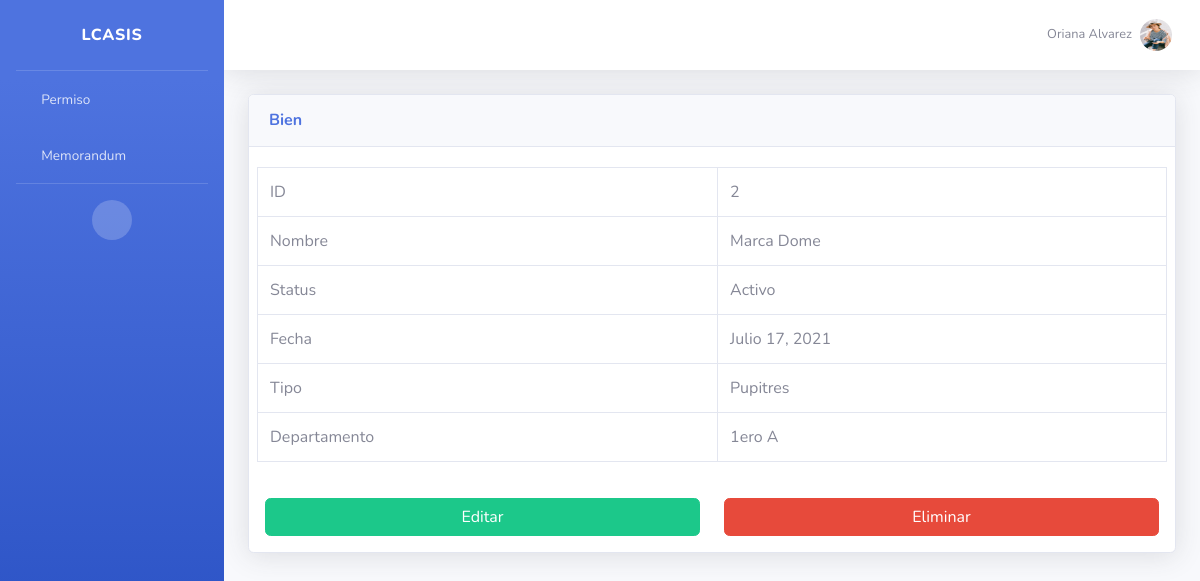
Page /bien/ver/2/ (signed in) on the earlier database version.
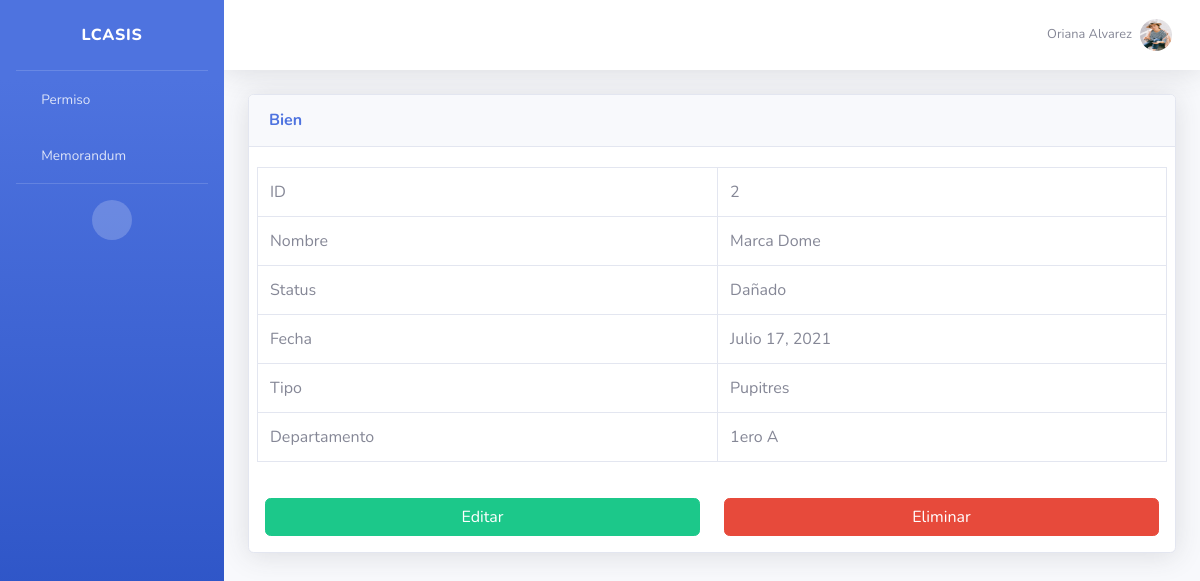
Same page on the later database version.
### app/models.py (models this page shows)
class Bien(models.Model):
	nombre = models.CharField(max_length=50)
	status = models.CharField(max_length=1, choices=STATUS)
	fecha = models.DateField()
	tipo = models.ForeignKey(Tipo_Bien, on_delete=models.CASCADE)
	departamento = models.ForeignKey(Departamento, on_delete=models.CASCADE)
	def __str__(self):
		cadena = "{0} - {1}"
		return cadena.format(self.tipo, self.nombre)

class Tipo_Bien(models.Model):
	nombre = models.CharField(max_length=50)
	def __str__(self):
		return self.nombre

class Departamento(models.Model):
	nombre = models.CharField(max_length=50)
	personal = models.ManyToManyField(Personal, blank=True)
	def __str__(self):
		return self.nombre

### app/views.py (the view)
# urls.py: path('bien/ver/<int:pk>/', views.VerBien.as_view(), name="ver_bien"),
class VerBien(GroupRequiredMixin, DetailView):
	group_required = u'secretario'
	template_name = "bien/ver.html"
	model = models.Bien

### app/templatetags/app_extras.py (called while the page is built)
@register.simple_tag
def get_user_lca(usuario):
	grupo = usuario.groups.all()[0].name
	if grupo == 'alumno':
		return Alumno.objects.get(usuario_id=usuario.id)
	else:
		return Personal.objects.get(usuario_id=usuario.id)

@register.simple_tag
def get_grupo_lca(grupos):
	return grupos.all()[0].name

### templates/bien/ver.html (shortened to what this page needs)
{% extends "bases/dashboard.html" %}
{% block content %}
<div class="card shadow mb-4">
  <div class="card-header py-3">
    <h6 class="m-0 font-weight-bold text-primary">Bien</h6>
  </div>
  <div class="card-body row">
    <div class="table-responsive">
      <table class="table table-bordered" id="dataTable" width="100%" cellspacing="0">
        <tbody>
          <tr>
            <td>ID</td>
            <td>{{ object.id }}</td>
          </tr>
          <tr>
            <td>Nombre</td>
            <td>{{ object.nombre }}</td>
          </tr>
          <tr>
            <td>Status</td>
            <td>{{ object.get_status_display }}</td>
          </tr>
          <tr>
            <td>Fecha</td>
            <td>{{ object.fecha }}</td>
          </tr>
          <tr>
            <td>Tipo</td>
            <td>{{ object.tipo }}</td>
          </tr>
          <tr>
            <td>Departamento</td>
            <td>{{ object.departamento }}</td>
          </tr>
        </tbody>
      </table>
    </div>
  </div>
  <div class="row px-3 mb-3">
    <div class="col-xl-6">
      <a href="{% url 'editar_bien' object.id %}" class="btn btn-success btn-block">Editar</a>
    </div>
    <div class="col-xl-6">
      <a href="#" class="btn btn-danger btn-block" data-toggle="modal" data-target="#eliminarConfirmacion">Eliminar</a>
    </div>
  </div>
</div>
{% endblock %}

Differences in the rows shown:
changed Bien "Marca Dome": status "Activo" → "Dañado"
